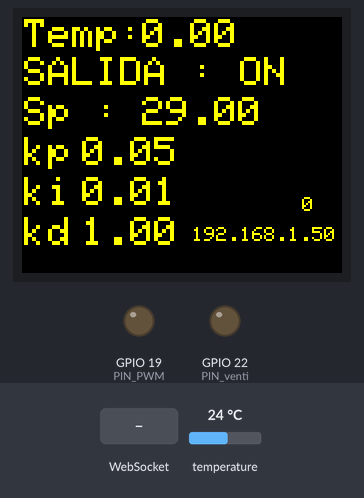
Bench run of a program on a simulated ESP32. Shown: 160×128 colour display, output pins drawn as LEDs (lit = HIGH). Inputs (shaded band) come from the test bench; at power-on: temperature 24 °C. WiFi joins after 1.5 s; servers stay silent unless stated; storage starts empty; what the program prints to the serial monitor is not drawn.

Above: at 3.6 s.
3.7 s: WebSocket text "setpoint:" received
At 5.1 s:
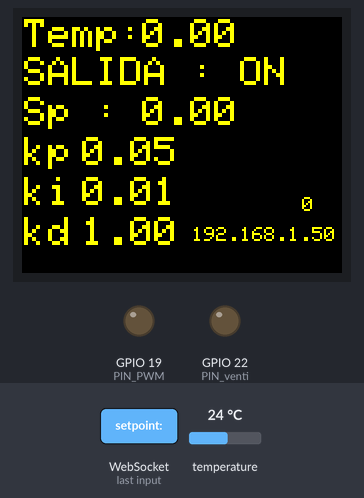
6.0 s: WebSocket text "pid:" received
At 31.9 s:
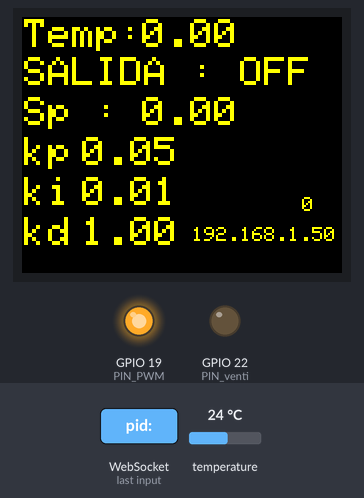
Timing chart, 0 to 32.9 s (numbered marks = the images above; inputs shaded):
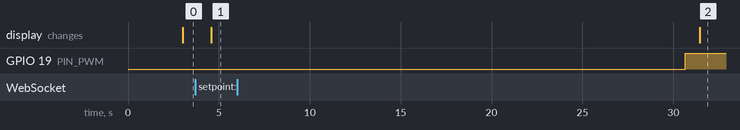

Measured:
- after the input at 3.7 s, the display: changes after 0.89 s (image 1)

The program:

main.cpp
```cpp
#include <Arduino.h>
#include <WiFi.h>
#include <AsyncTCP.h>
#include <ESPAsyncWebServer.h>
#include <SPIFFS.h>
#include <Arduino_JSON.h>
#include <Adafruit_GFX.h>
#include <Adafruit_ST7735.h>
#include <OneWire.h>
#include <DallasTemperature.h>
#include <QuickPID.h>

// Credenciales WiFi uja
const char* ssid = "TP-LINK_7794";
const char* password = "00280549";
//casa
//const char* ssid     = "vodafone5D90_24G";
//const char* password = "UJYZGYCJZLN2NQ";

// Crear objeto AsyncWebServer en el puerto 80
AsyncWebServer server(80);

// Crear objeto WebSocket
AsyncWebSocket ws("/ws");

// Variables JSON para lecturas del sensor
JSONVar readings;

// Timer variables
unsigned long tiempoInicio_min = millis();
unsigned long tiempoInicio = millis();
unsigned long timerDelay = 30000;

// Pin y configuración del sensor de temperatura
const int pinDatos = 4;
OneWire oneWire(pinDatos);
DallasTemperature sensors(&oneWire);
// Definir las direcciones de los sensores
DeviceAddress sensor1 = {0x28, 0xBC, 0x9D, 0x43, 0xD4, 0x24, 0x1C, 0x14};
DeviceAddress sensor2 = {0x28, 0xA2, 0x51, 0x43, 0xD4, 0x7E, 0x2D, 0x2F};
DeviceAddress sensor3 = {0x28, 0xCE, 0x94, 0x43, 0xD4, 0x2B, 0x5F, 0xAD};
DeviceAddress sensor4 = {0x28, 0x97, 0x1C, 0x43, 0xD4, 0x78, 0x58, 0x41};
DeviceAddress sensor5 = {0x28, 0xE1, 0x47, 0x6A, 0x0A, 0x00, 0x00, 0x59};
DeviceAddress sensor6 = {0x28, 0x0D, 0xBE, 0x69, 0x0A, 0x00, 0x00, 0xD0};

// Variables para almacenar las temperaturas
float t1 = 0.0;
float t2 = 0.0;
float t3 = 0.0;
float t4 = 0.0;
float t5 = 0.0;
float t6 = 0.0;

// Interrupción y ciclo del LED
#define PIN_PWM 19 // Pin para generar PWM
#define PIN_venti 22 // pin ventilador
bool etadoventi = false;
#define PERIODO_PWM_MICROSECONDS 3600000000UL // 10 minutos en microsegundos (agregar 0 ceros más)
hw_timer_t *timer = NULL; // Puntero al temporizador
volatile bool cambiarEstado = false; // Bandera para indicar si se debe cambiar el estado del pin
float setpoint = 29;
float temperatura = 0;
float ciclo = 25;
int ciclomapeado;
float Kp = 0.05; // Ganancia proporcional
float Ki = 0.01; // Ganancia integral
float Kd = 1; // Ganancia derivativa
QuickPID myPID(&t5, &ciclo, &setpoint, Kp, Ki, Kd, QuickPID::pMode::pOnError, QuickPID::dMode::dOnMeas, QuickPID::iAwMode::iAwClamp, QuickPID::Action::direct);


// Definir pines para la pantalla TFT
#define TFT_CS    5  // CS conectado al pin 5 del ESP32
#define TFT_RST   15 // RESET conectado al pin 15 del ESP32
#define TFT_DC     2 // AO (DC/RS) conectado al pin 2 del ESP32
#define TFT_MOSI  23 // Data = SDA conectado al pin 23 del ESP32
#define TFT_SCLK  18 // Clock = SCK conectado al pin 18 del ESP32

// Inicializar la pantalla TFT
Adafruit_ST7735 tft = Adafruit_ST7735(TFT_CS, TFT_DC, TFT_MOSI, TFT_SCLK, TFT_RST);

void IRAM_ATTR onTimer() {
  cambiarEstado = true; // Establecer la bandera para indicar que se debe cambiar el estado
}

void notifyClients(String sensorReadings) {
  ws.textAll(sensorReadings);
}

String getSensorReadings() {
  JSONVar readings;
  readings["temperatura1"] = t1;
  readings["temperatura2"] = t2;
  readings["temperatura3"] = t3;
  readings["temperatura4"] = t4;
  readings["temperatura5"] = t5;
  readings["temperatura6"] = t6;
  readings["setpoint"] = setpoint;
  readings["ciclo"] = ciclo;
  readings["led"] = digitalRead(PIN_PWM) ? "OFF" : "ON";
  String jsonString = JSON.stringify(readings);
  return jsonString;
}

void handleWebSocketMessage(void *arg, uint8_t *data, size_t len) {
  AwsFrameInfo *info = (AwsFrameInfo*)arg;
  if (info->final && info->index == 0 && info->len == len && info->opcode == WS_TEXT) {
    String message = String((char*)data);

    if (message.startsWith("setpoint:")) {
      setpoint = message.substring(9).toFloat();
      Serial.println("Setpoint updated: " + String(setpoint));

    } else if (message.startsWith("pid:")) {
      String jsonString = message.substring(4);
      Serial.println("Received JSON: " + jsonString);

      JSONVar pidValues = JSON.parse(jsonString);

      if (JSON.typeof(pidValues) == "undefined") {
        Serial.println("Error parsing PID values!");
        return;
      }

      // Verificar y convertir los valores del JSON a double
      if (pidValues.hasOwnProperty("kp") && pidValues.hasOwnProperty("ki") && pidValues.hasOwnProperty("kd")) {
        Kp = atof(pidValues["kp"]);
        Ki = atof(pidValues["ki"]);
        Kd = atof(pidValues["kd"]);

        // Verificar si las conversiones fueron exitosas
        if (isnan(Kp) || isnan(Ki) || isnan(Kd)) {
          Serial.println("Error converting PID values to double!");
        } else {
          myPID.SetTunings(Kp, Ki, Kd);
          Serial.println("PID updated: Kp=" + String(Kp) + ", Ki=" + String(Ki) + ", Kd=" + String(Kd));
        }
      } else {
        Serial.println("Missing PID values in JSON!");
      }

    } else if (message == "getReadings") {
      String sensorReadings = getSensorReadings();
      notifyClients(sensorReadings);
    }
  }
}


void onEvent(AsyncWebSocket *server, AsyncWebSocketClient *client, AwsEventType type, void *arg, uint8_t *data, size_t len) {
  switch (type) {
    case WS_EVT_CONNECT:
      Serial.printf("WebSocket client #%u connected from %s\n", client->id(), client->remoteIP().toString().c_str());
      break;
    case WS_EVT_DISCONNECT:
      Serial.printf("WebSocket client #%u disconnected\n", client->id());
      break;
    case WS_EVT_DATA:
      handleWebSocketMessage(arg, data, len);
      break;
    case WS_EVT_PONG:
    case WS_EVT_ERROR:
      break;
  }
}

void initWebSocket() {
  ws.onEvent(onEvent);
  server.addHandler(&ws);
}

void initWiFi() {
  WiFi.mode(WIFI_STA);
  WiFi.begin(ssid, password);
  Serial.print("Connecting to WiFi ..");
  while (WiFi.status() != WL_CONNECTED) {
    Serial.print('.');
    delay(1000);
  }
  Serial.println(WiFi.localIP());
}

void initSPIFFS() {
  if (!SPIFFS.begin(true)) {
    Serial.println("An error has occurred while mounting SPIFFS");
  }
  Serial.println("SPIFFS mounted successfully");
}


//
bool compareAddress(const DeviceAddress addr1, const DeviceAddress addr2) {
    for (uint8_t i = 0; i < 8; i++) {
        if (addr1[i] != addr2[i]) return false;
    }
    return true;
}

void printAddress(DeviceAddress deviceAddress) {
    for (uint8_t i = 0; i < 8; i++) {
        if (deviceAddress[i] < 16) Serial.print("0");
        Serial.print(deviceAddress[i], HEX);
        if (i < 7) Serial.print(":");
    }
}

void printAddresses() {
    for (int i = 0; i < sensors.getDeviceCount(); ++i) {
        DeviceAddress sensorAddress;
        sensors.getAddress(sensorAddress, i);
        printAddress(sensorAddress);
        Serial.println();
    }
}


void setup() {
  Serial.begin(115200);
  sensors.begin(); // Inicializa la comunicación con el sensor de temperatura
  tft.initR(INITR_BLACKTAB); // Init ST7735S chip, black tab
  tft.setRotation(1); // Rotar la pantalla si es necesario
  tft.fillScreen(ST77XX_BLACK); // Limpiar la pantalla al inicio

  pinMode(PIN_PWM, OUTPUT); // Configurar el pin como salida
  pinMode(PIN_venti,OUTPUT);
  myPID.SetMode(QuickPID::Control::automatic);
  myPID.SetSampleTimeUs(600000000); // Tiempo de muestreo en microsegundos (10 min)
  myPID.SetOutputLimits(0, 100);  // Limitar la salida del PID

  // Configurar el temporizador para generar interrupciones cada 10 minutos
  timer = timerBegin(0, 80, true); // Iniciar el temporizador con un divisor de frecuencia de 80
  timerAttachInterrupt(timer, &onTimer, true); // Adjuntar la rutina de interrupción
  timerAlarmWrite(timer, PERIODO_PWM_MICROSECONDS, true); // Configurar el temporizador para generar una interrupción después de 10 minutos
  timerAlarmEnable(timer); // Habilitar el temporizador

  initWiFi();
  initSPIFFS();
  initWebSocket();

  // Configurar servidor Web
  server.on("/", HTTP_GET, [](AsyncWebServerRequest *request) {
    request->send(SPIFFS, "/index.html", "text/html");
  });

  server.serveStatic("/", SPIFFS, "/").setDefaultFile("index.html");

  server.on("/style.css", HTTP_GET, [](AsyncWebServerRequest *request) {
    request->send(SPIFFS, "/style.css", "text/css");
  });

  server.on("/script.js", HTTP_GET, [](AsyncWebServerRequest *request) {
    request->send(SPIFFS, "/script.js", "application/javascript");
  });
  // Iniciar servidor
  server.begin();


}

void loop() {
  // Calcular el nuevo valor del ciclo del PID y actualizar el mapeo
  if (myPID.Compute()) {
    ciclomapeado = map(ciclo, 0, 100, 0, 20);
  }

  // Solicitar las temperaturas a los sensores
  sensors.requestTemperatures();
  int numSensores = sensors.getDeviceCount();

  for (int i = 0; i < numSensores; ++i) {
    DeviceAddress sensorAddress;
    if (sensors.getAddress(sensorAddress, i)) {
      float temp = sensors.getTempC(sensorAddress);
      if (compareAddress(sensorAddress, sensor1)) {
        t1 = temp;
      } else if (compareAddress(sensorAddress, sensor2)) {
        t2 = temp;
      } else if (compareAddress(sensorAddress, sensor3)) {
        t3 = temp - 2.2;
      } else if (compareAddress(sensorAddress, sensor4)) {
        t4 = temp;
      } else if (compareAddress(sensorAddress, sensor5)) {
        t5 = temp;
      } else if (compareAddress(sensorAddress, sensor6)) {
         t6 = temp;
      }
    }
  }

  if (cambiarEstado) {
    Serial.println("Pasaron 10 min.");
    if(etadoventi){
      digitalWrite(PIN_venti, LOW);
      etadoventi = false;
    }
    else{
      digitalWrite(PIN_venti, HIGH);
      etadoventi = true;
    }
    cambiarEstado = false; // Restablecer la bandera
  }

  if (millis() - tiempoInicio_min >= 30000) { // Verificar si ha pasado 1 minuto
    Serial.print("Pasó un minuto. Ciclo: ");
    Serial.println(ciclo);
    if (ciclomapeado > 0) {
      digitalWrite(PIN_PWM, LOW); // Cambiar el estado del pin
      Serial.println("LED ENCENDIDO");
      ciclomapeado--;
    } else {
      digitalWrite(PIN_PWM, HIGH); // Cambiar el estado del pin
      Serial.println("LED APAGADO");
    }
    tiempoInicio_min = millis(); // Reiniciar el tiempo de inicio
  }

  if (millis() - tiempoInicio >= 1000) { // Verificar si ha pasado 1 segundo
    tft.fillRect(0, 0, tft.width(), tft.height(), ST77XX_BLACK);
    tft.setTextColor(ST77XX_YELLOW);
    tft.setTextSize(2);
    tft.setCursor(60, 1);
    tft.print(t5);
    tft.setCursor(1, 1);
    tft.print("Temp:");
    tft.setCursor(60, 40);
    tft.print(setpoint);
    tft.setCursor(1, 40);
    tft.print("Sp : ");
    tft.setCursor(1, 60);
    tft.print("kp");
    tft.setCursor(30, 60);
    tft.print(Kp);
    tft.setCursor(1, 80);
    tft.print("ki");
    tft.setCursor(30, 80);
    tft.print(Ki);
    tft.setCursor(1, 100);
    tft.print("kd");
    tft.setCursor(30, 100);
    tft.print(Kd);


    if (digitalRead(PIN_PWM)) {
      tft.setTextColor(ST77XX_YELLOW);
      tft.setTextSize(2);
      tft.setCursor(1, 20);
      tft.print("SALIDA : OFF");
    } else {
      tft.setTextColor(ST77XX_YELLOW);
      tft.setTextSize(2);
      tft.setCursor(1, 20);
      tft.print("SALIDA : ON");
    }
    tft.setTextSize(1);
    tft.setCursor(85, 105);
    tft.print(WiFi.localIP());
    tft.setCursor(140, 90);
    tft.print(ciclomapeado);
    String sensorReadings = getSensorReadings();
    notifyClients(sensorReadings);
    tiempoInicio = millis(); // Reiniciar el tiempo de inicio
  }

  ws.cleanupClients();
}
```
